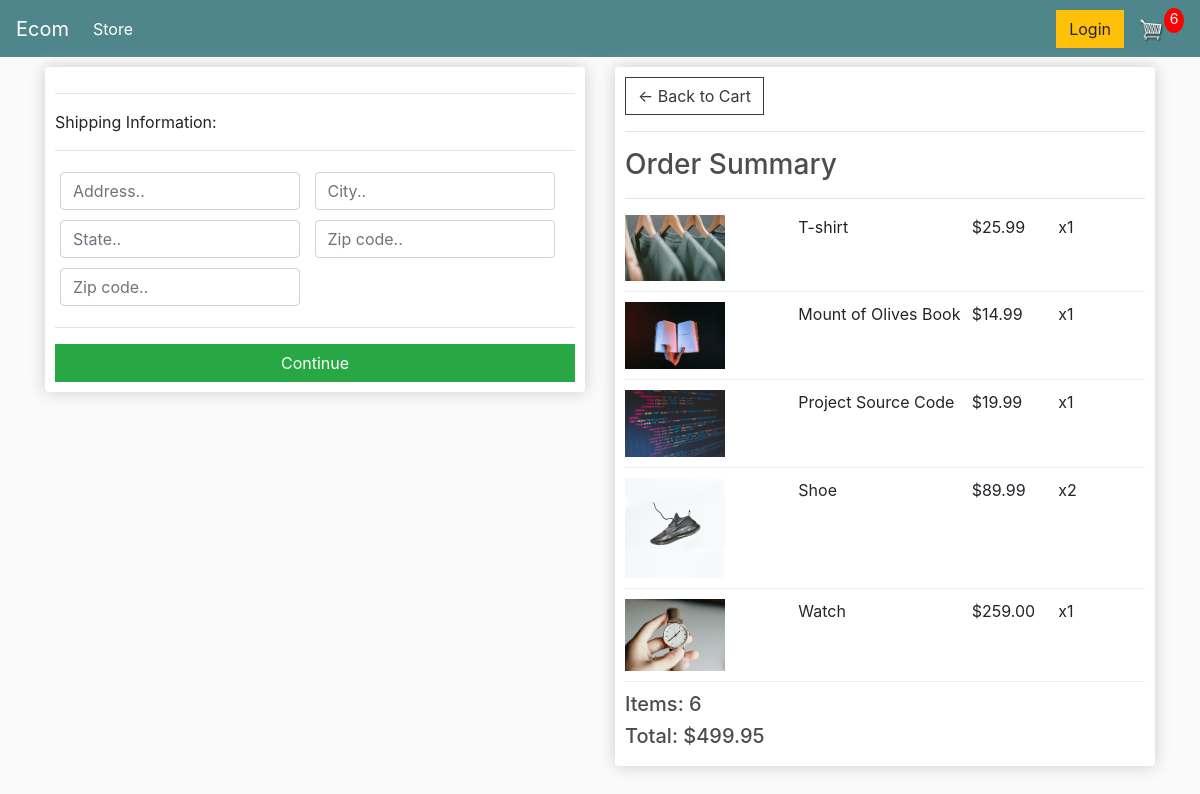
Before: /checkout/ (signed in) with the older database file.
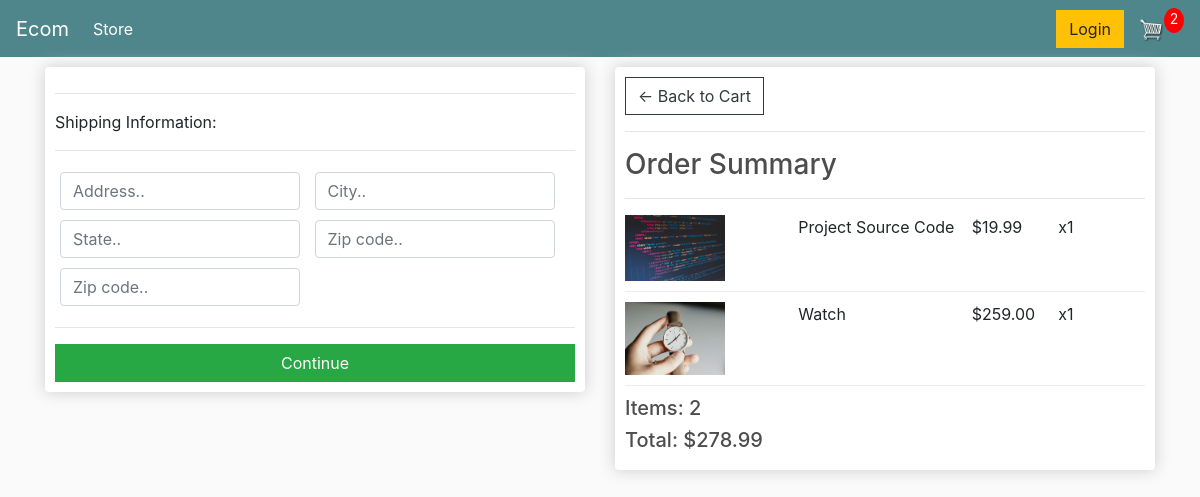
After: the same page with the newer database file.
### store/models.py (models this page shows, shortened)
class OrderItem(models.Model):
    product = models.ForeignKey(
        Product, on_delete=models.SET_NULL, blank=True, null=True)
    order = models.ForeignKey(
        Order, on_delete=models.SET_NULL, blank=True, null=True)
    quantity = models.IntegerField(default=0, null=True, blank=True)
    date_added = models.DateTimeField(auto_now_add=True)
    @property
    def get_total(self):
        total = self.product.price * self.quantity
        return total

class Product(models.Model):
    name = models.CharField(max_length=200, null=True)
    price = models.DecimalField(max_digits=7, decimal_places=2)
    digital = models.BooleanField(default=False, null=True, blank=False)
    image = models.ImageField(null=True, blank=True)
    @property
    def imageURL(self):
        try:
            url = self.image.url
        except:
            url = 'images/placeholder.png'
        return url

class Order(models.Model):
    customer = models.ForeignKey(
        Customer, on_delete=models.SET_NULL, blank=True, null=True)
    date_ordered = models.DateTimeField(auto_now_add=True)
    complete = models.BooleanField(default=False, null=True, blank=False)
    transaction_id = models.CharField(max_length=200, null=True)
    @property
    def shipping(self):
        shipping = False
        orderitems = self.orderitem_set.all()
        for i in orderitems:
            if i.product.digital == False:
                shipping = True
        return shipping
    @property
    def get_cart_total(self):
        orderitems = self.orderitem_set.all()
        total = sum([item.get_total for item in orderitems])
        return total
    @property
    def get_cart_items(self):
        orderitems = self.orderitem_set.all()
        total = sum([item.quantity for item in orderitems])
        return total

### store/views.py (the view)
# urls.py: path('checkout/', views.checkout, name="checkout"),
def checkout(request):
    if request.user.is_authenticated:
        customer = request.user.customer
        order, created = Order.objects.get_or_create(
            customer=customer, complete=False)
        items = order.orderitem_set.all()
        cartItems = order.get_cart_items
    else:
        items = []
        order = {'get_cart_total': 0, 'get_cart_items': 0, 'shipping': False}
        cartItems = order['get_cart_items']
    context = {'items': items, 'order': order, 'cartItems': cartItems}
    return render(request, 'store/checkout.html', context)

### store/templates/store/checkout.html (shortened to what this page needs)
{% extends 'store/main.html' %}
{% load static %}
{% block content %}
<div class="row">
    <div class="col-lg-6">
        <div class="box-element" id="form-wrapper">
            <form id="form">
                <div id="shipping-info">
                    <hr>
                    <p>Shipping Information:</p>
                    <hr>
                    <div class="form-field">
                        <input class="form-control" type="text" name="address" placeholder="Address..">
                    </div>
                    <div class="form-field">
                        <input class="form-control" type="text" name="city" placeholder="City..">
                    </div>
                    <div class="form-field">
                        <input class="form-control" type="text" name="state" placeholder="State..">
                    </div>
                    <div class="form-field">
                        <input class="form-control" type="text" name="zipcode" placeholder="Zip code..">
                    </div>
                    <div class="form-field">
                        <input class="form-control" type="text" name="country" placeholder="Zip code..">
                    </div>
                </div>
                <hr>
                <input id="form-button" class="btn btn-success btn-block" type="submit" value="Continue">
            </form>
        </div>
        <br>
    </div>
    <div class="col-lg-6">
        <div class="box-element">
            <a class="btn btn-outline-dark" href="{% url 'cart' %}">&#x2190; Back to Cart</a>
            <hr>
            <h3>Order Summary</h3>
            <hr>
            {% for item in items %}
            <div class="cart-row">
                <div style="flex:2"><img class="row-image" src="{{ item.product.imageURL }}"></div>
                <div style="flex:2">
                    <p>{{ item.product.name }}</p>
                </div>
                <div style="flex:1">
                    <p>${{ item.product.price }}</p>
                </div>
                <div style="flex:1">
                    <p>x{{ item.quantity }}</p>
                </div>
            </div>
            {% endfor %}
            <h5>Items: {{ order.get_cart_items }}</h5>
            <h5>Total: ${{ order.get_cart_total|floatformat:2 }}</h5>
        </div>
    </div>
</div>
{% endblock content %}

Changed rows visible on the page:
removed OrderItem: product.imageURL (picture), product.name "T-shirt", product.price "25.99", quantity "1"
removed OrderItem: product.imageURL (picture), product.name "Mount of Olives Book", product.price "14.99", quantity "1"
removed OrderItem: product.imageURL (picture), product.name "Shoe", product.price "89.99", quantity "2"
computed for Order: get_cart_items "6" → "2"; get_cart_total "499.95" → "278.99"
Other visible differences:
{{ cartItems }}: "6" → "2"
